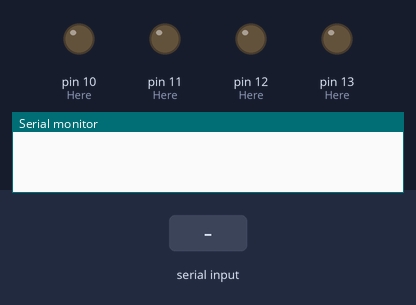
This sketch was run on a simulated Arduino Uno, built with avr-gcc and run on an emulated ATmega328P. Parts: output pins drawn as LEDs (lit = HIGH), the last lines printed to the serial monitor. The test bench sets the inputs (shaded band).

Above: at 1.2 s.
1.3 s: "F" received over Serial
At 2.6 s:
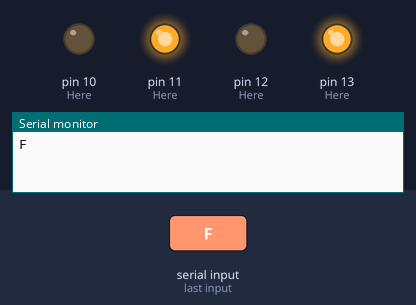
2.9 s: "B" received over Serial
At 3.8 s:
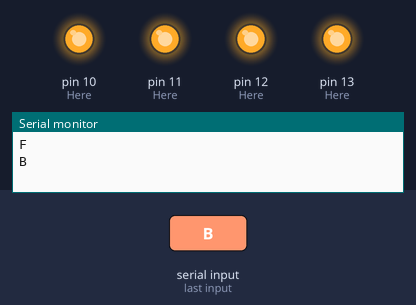
Timing chart, 0 to 5.9 s (numbered marks = the images above; inputs shaded):
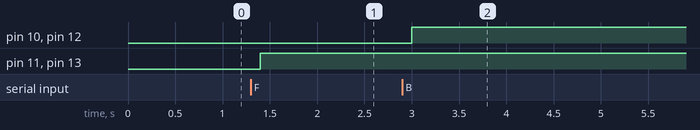

The sketch:

Car_Code.ino
```cpp
char t;

void setup() {
  pinMode(13,OUTPUT);   // Here, Right Motors will move forward.
  pinMode(11,OUTPUT);   // Here, Left Motors will move forward.
  pinMode(12,OUTPUT);   // Here, Left Motors will move backward.
  pinMode(10,OUTPUT);   // Here, Right Motors will move reverse.

Serial.begin(9600);

}

void loop() {
if(Serial.available()){
  t = Serial.read();
  Serial.println(t);
}

if(t == 'F'){            // Motors will rotate forward
  digitalWrite(13,HIGH);
  digitalWrite(11,HIGH);
}

else if(t == 'B'){      // Motors will rotate backward
  digitalWrite(12,HIGH);
  digitalWrite(10,HIGH);
}

else if(t == 'L'){
  digitalWrite(13,HIGH); // Right motors will rotate in forward direction
}

else if(t == 'R'){      // Left motors will rotate in forward direction
  digitalWrite(11,HIGH);
}


else if(t == 'S'){      // Motors will stop working
  digitalWrite(13,LOW);
  digitalWrite(12,LOW);
  digitalWrite(11,LOW);
  digitalWrite(10,LOW);
}


delay(100);
}
```

Measured:
- after the input at 1.3 s, pin 11 (Here), pin 13 (Here): LOW → HIGH after 0.10 s
- after the input at 2.9 s, pin 10 (Here), pin 12 (Here): LOW → HIGH after 0.10 s
